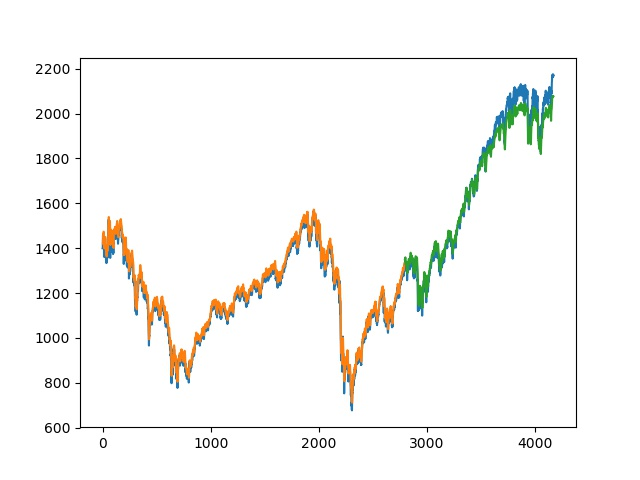

Write Python code to recreate this figure.
# -*- coding: utf-8 -*-
# LSTM for international airline passengers problem with window regression framing
import numpy
import matplotlib.pyplot as plt
from pandas import read_csv
import math
from keras.models import Sequential
from keras.layers import Dense
from keras.layers import LSTM
from sklearn.preprocessing import MinMaxScaler
from sklearn.metrics import mean_squared_error
# convert an array of values into a dataset matrix
def create_dataset(dataset, look_back=1):
	dataX, dataY = [], []
	for i in range(len(dataset)-look_back-1):
		a = dataset[i:(i+look_back), 0]
		dataX.append(a)
		dataY.append(dataset[i + look_back, 0])
	return numpy.array(dataX), numpy.array(dataY)
# fix random seed for reproducibility
numpy.random.seed(7)
# load the dataset
dataframe = read_csv('sp500.csv', usecols=[0])
dataset = dataframe.values
dataset = dataset.astype('float32')
# normalize the dataset
scaler = MinMaxScaler(feature_range=(0, 1))
dataset = scaler.fit_transform(dataset)
# split into train and test sets
train_size = int(len(dataset) * 0.67)
test_size = len(dataset) - train_size
train, test = dataset[0:train_size,:], dataset[train_size:len(dataset),:]
# reshape into X=t and Y=t+1
look_back = 3
trainX, trainY = create_dataset(train, look_back)
testX, testY = create_dataset(test, look_back)
# reshape input to be [samples, time steps, features]
trainX = numpy.reshape(trainX, (trainX.shape[0], 1, trainX.shape[1]))
testX = numpy.reshape(testX, (testX.shape[0], 1, testX.shape[1]))
# create and fit the LSTM network
model = Sequential()
model.add(LSTM(4, input_shape=(1, look_back)))
model.add(Dense(1))
model.compile(loss='mean_squared_error', optimizer='adam')
model.fit(trainX, trainY, epochs=10, batch_size=1, verbose=2)
# make predictions
trainPredict = model.predict(trainX)
testPredict = model.predict(testX)
# invert predictions
trainPredict = scaler.inverse_transform(trainPredict)
trainY = scaler.inverse_transform([trainY])
testPredict = scaler.inverse_transform(testPredict)
testY = scaler.inverse_transform([testY])
# calculate root mean squared error
trainScore = math.sqrt(mean_squared_error(trainY[0], trainPredict[:,0]))
print('Train Score: %.2f RMSE' % (trainScore))
testScore = math.sqrt(mean_squared_error(testY[0], testPredict[:,0]))
print('Test Score: %.2f RMSE' % (testScore))
# shift train predictions for plotting
trainPredictPlot = numpy.empty_like(dataset)
trainPredictPlot[:, :] = numpy.nan
trainPredictPlot[look_back:len(trainPredict)+look_back, :] = trainPredict
# shift test predictions for plotting
testPredictPlot = numpy.empty_like(dataset)
testPredictPlot[:, :] = numpy.nan
testPredictPlot[len(trainPredict)+(look_back*2)+1:len(dataset)-1, :] = testPredict
# plot baseline and predictions
plt.plot(scaler.inverse_transform(dataset))
plt.plot(trainPredictPlot)
plt.plot(testPredictPlot)
plt.savefig('test_window.jpeg')
#plt.show()